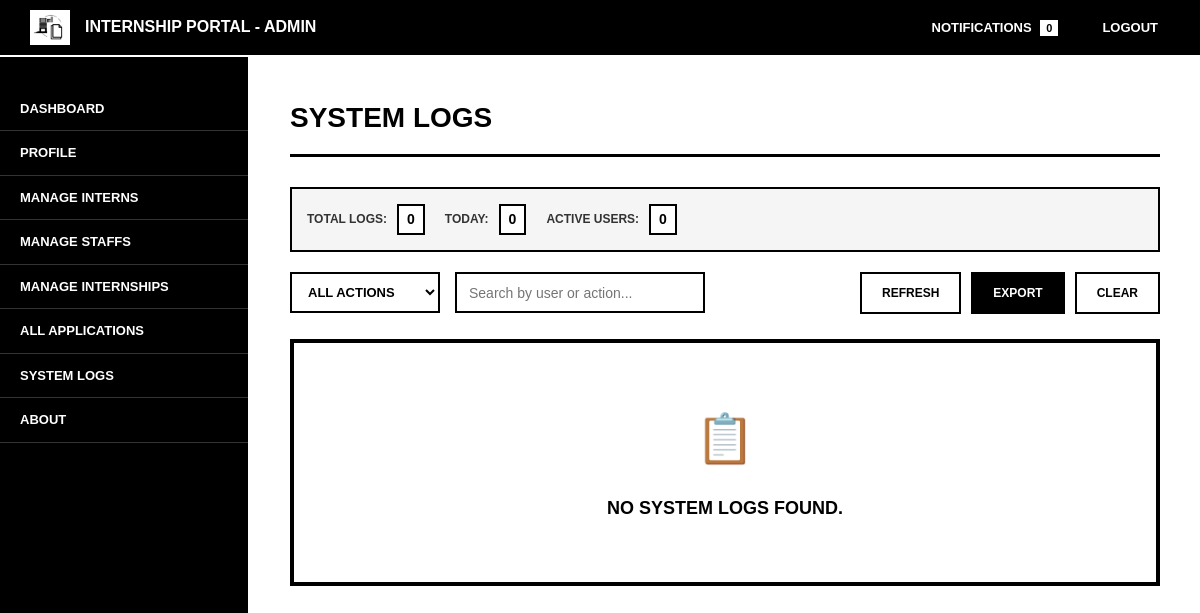
The app's page /admin/system_logs.php (signed in), older data.
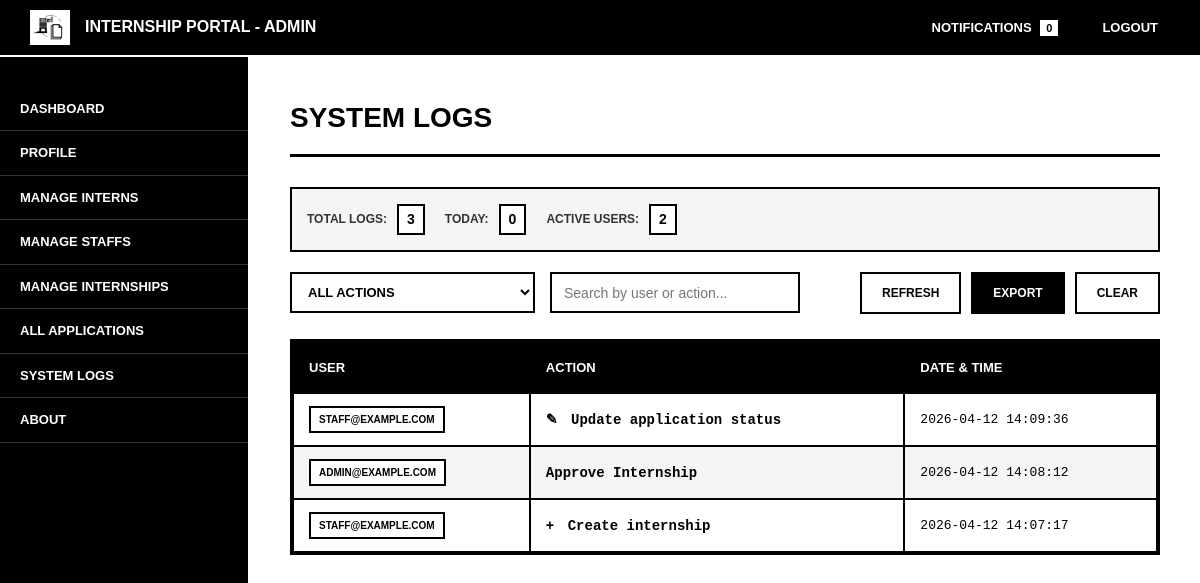
The same page, newer data.
### tables this page shows
CREATE TABLE `system_logs` (
  `log_id` int(11) NOT NULL,
  `user_id` int(11) DEFAULT NULL,
  `action` varchar(255) NOT NULL,
  `description` text DEFAULT NULL,
  `created_at` timestamp NOT NULL DEFAULT current_timestamp()
);

CREATE TABLE `users` (
  `user_id` int(11) NOT NULL,
  `email` varchar(255) NOT NULL,
  `password_hash` varchar(255) DEFAULT NULL,
  `user_type` enum('admin','staff','intern','superadmin') NOT NULL,
  `verified` tinyint(1) DEFAULT 0,
  `created_at` timestamp NOT NULL DEFAULT current_timestamp(),
  `updated_at` timestamp NOT NULL DEFAULT current_timestamp() ON UPDATE current_timestamp(),
  `first_login` tinyint(1) DEFAULT 1,
  `reset_token` varchar(255) DEFAULT NULL,
  `token_expiry` datetime DEFAULT NULL,
  `status` enum('active','banned','suspended') DEFAULT 'active'
);

### admin/system_logs.php (the view, shortened to what the changed rows need)
<?php
require_once '../includes/db.php';
$adminLogVisibilityCondition = "(l.user_id IS NULL OR u.user_type IS NULL OR u.user_type != 'superadmin')";
$page = isset($_GET['page']) ? (int)$_GET['page'] : 1;
$limit = 50;
$offset = ($page - 1) * $limit;
$stmt = $pdo->query("
    SELECT l.*, u.email
    FROM system_logs l
    LEFT JOIN users u ON l.user_id = u.user_id
    WHERE $adminLogVisibilityCondition
    ORDER BY l.created_at DESC
    LIMIT $limit OFFSET $offset
");
$logs = $stmt->fetchAll();
$totalStmt = $pdo->query("
    SELECT COUNT(*)
    FROM system_logs l
    LEFT JOIN users u ON l.user_id = u.user_id
    WHERE $adminLogVisibilityCondition
");
$totalLogs = $totalStmt->fetchColumn();
$uniqueUsersStmt = $pdo->query("
    SELECT COUNT(DISTINCT l.user_id)
    FROM system_logs l
    LEFT JOIN users u ON l.user_id = u.user_id
    WHERE l.user_id IS NOT NULL AND $adminLogVisibilityCondition
");
$uniqueUsers = $uniqueUsersStmt->fetchColumn();
function getActionClass($action) {
    $action = strtolower($action);
    if (strpos($action, 'create') !== false) return 'action-create';
    if (strpos($action, 'update') !== false) return 'action-update';
    return '';
}
?>
<!DOCTYPE html>
<html>
<head>
    <link rel="stylesheet" href="../assets/css/system.css">
    <link rel="stylesheet" href="../assets/css/logout_modal.css">
    <link rel="stylesheet" href="../assets/css/responsive.css">
</head>
<body>
<div class="wrapper">
    <div class="main-content">
        <h2>System Logs</h2>
        <div class="logs-stats">
            <div class="stat-item">
                <span class="stat-label">Total Logs:</span>
                <span class="stat-value"><?= $totalLogs ?></span>
            </div>
            <div class="stat-item">
                <span class="stat-label">Active Users:</span>
                <span class="stat-value"><?= $uniqueUsers ?></span>
            </div>
        </div>
        <div class="table-container">
            <?php if (count($logs) > 0): ?>
            <table id="logsTable">
                <thead>
                    <tr>
                        <th>User</th>
                        <th>Action</th>
                        <th>Date & Time</th>
                    </tr>
                </thead>
                <tbody>
                    <?php foreach ($logs as $log): ?>
                    <tr data-action="<?= htmlspecialchars($log['action']) ?>">
                        <td>
                            <?php if ($log['email']): ?>
                                <span class="user-badge"><?= htmlspecialchars($log['email']) ?></span>
                            <?php else: ?>
                                <span class="user-badge user-system">SYSTEM</span>
                            <?php endif; ?>
                        </td>
                        <td>
                            <span class="action-log <?= getActionClass($log['action']) ?>">
                                <?= htmlspecialchars($log['action']) ?>
                            </span>
                        </td>
                        <td class="log-date"><?= date('Y-m-d H:i:s', strtotime($log['created_at'])) ?></td>
                    </tr>
                    <?php endforeach; ?>
                </tbody>
            </table>
            <?php else: ?>
            <div class="no-results">
                No system logs found.
            </div>
            <?php endif; ?>
        </div>
    </div>
</div>
</body>
</html>

Row changes from the older to the newer data that the page shows:
added system_logs: user.email "STAFF@EXAMPLE.COM", action "Update application status", created_at "2026-04-12 14:09:36"
added system_logs: user.email "ADMIN@EXAMPLE.COM", action "Approve Internship", created_at "2026-04-12 14:08:12"
added system_logs: user.email "STAFF@EXAMPLE.COM", action "Create internship", created_at "2026-04-12 14:07:17"
Text that changed along with them:
$totalLogs: "0" → "3"
$uniqueUsers: "0" → "2"
text no longer shown: "NO SYSTEM LOGS FOUND."
text now shown: "USER ACTION DATE & TIME"
